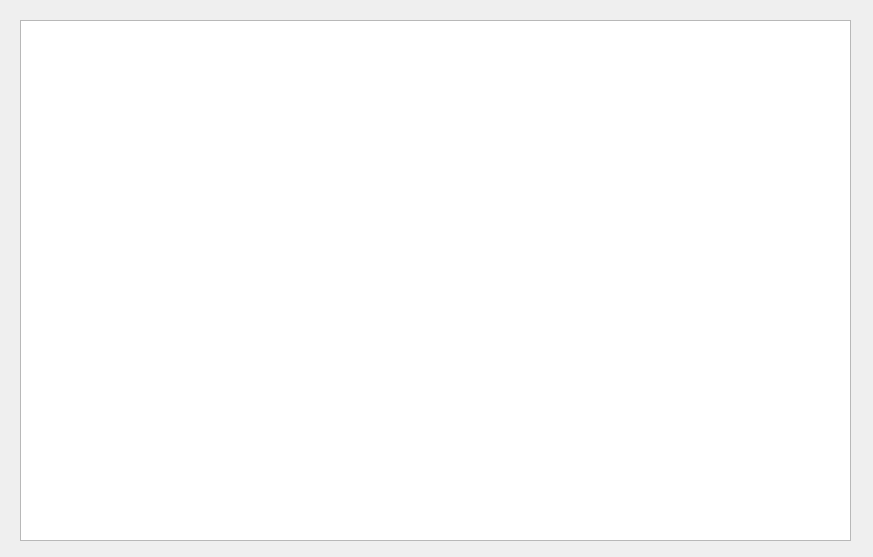
<?xml version="1.0" encoding="UTF-8"?>
<ui version="4.0">
 <class>Form</class>
 <widget class="QWidget" name="Form">
  <property name="geometry">
   <rect>
    <x>0</x>
    <y>0</y>
    <width>873</width>
    <height>557</height>
   </rect>
  </property>
  <property name="windowTitle">
   <string>Form</string>
  </property>
  <widget class="QWidget" name="horizontalLayoutWidget">
   <property name="geometry">
    <rect>
     <x>20</x>
     <y>20</y>
     <width>831</width>
     <height>521</height>
    </rect>
   </property>
   <layout class="QHBoxLayout" name="horizontalLayout">
    <item>
     <widget class="QListWidget" name="listWidget"/>
    </item>
   </layout>
  </widget>
 </widget>
 <resources/>
 <connections/>
</ui>
